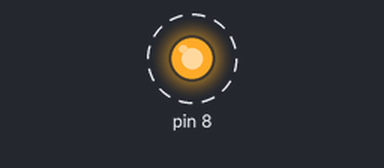
The sketch below on a simulated Arduino Uno, built with avr-gcc and run on an emulated ATmega328P. Shown: output pins drawn as LEDs (lit = HIGH). Dashed ring = blinking.

Above: at 0.2 s.
Timing chart, 0 to 3.0 s (numbered marks = the images above):
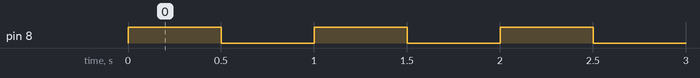

Measured:
- by itself, pin 8: alternates HIGH for 0.50 s and LOW for 0.50 s

The sketch:

fengming_1.ino
```cpp
//first program 12/1/2024


int time_for_turn_off_LED = 500;


void setup() {
  // put your setup code here, to run once:
  pinMode(8, OUTPUT);

}

void loop() {
  // put your main code here, to run repeatedly:

digitalWrite(8, HIGH);
delay(time_for_turn_off_LED);
digitalWrite(8, LOW);
delay(time_for_turn_off_LED);
}
```
